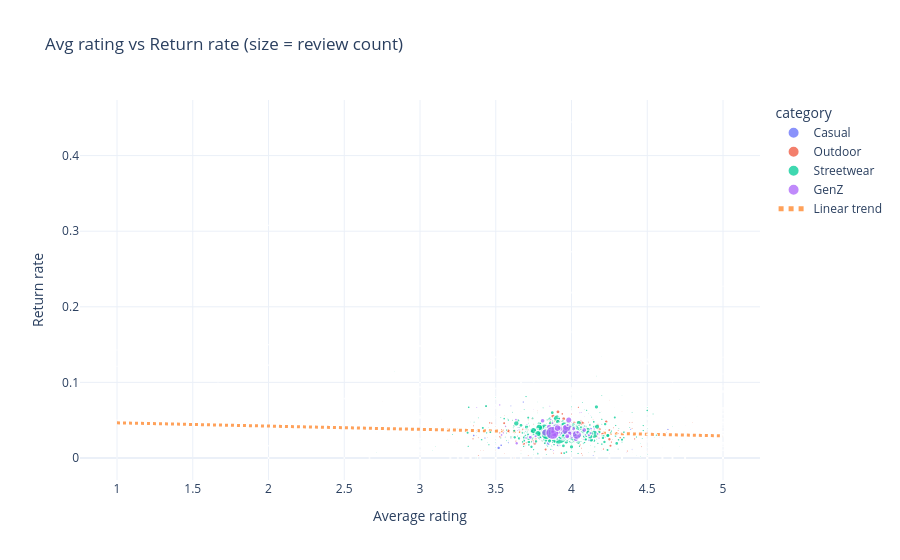
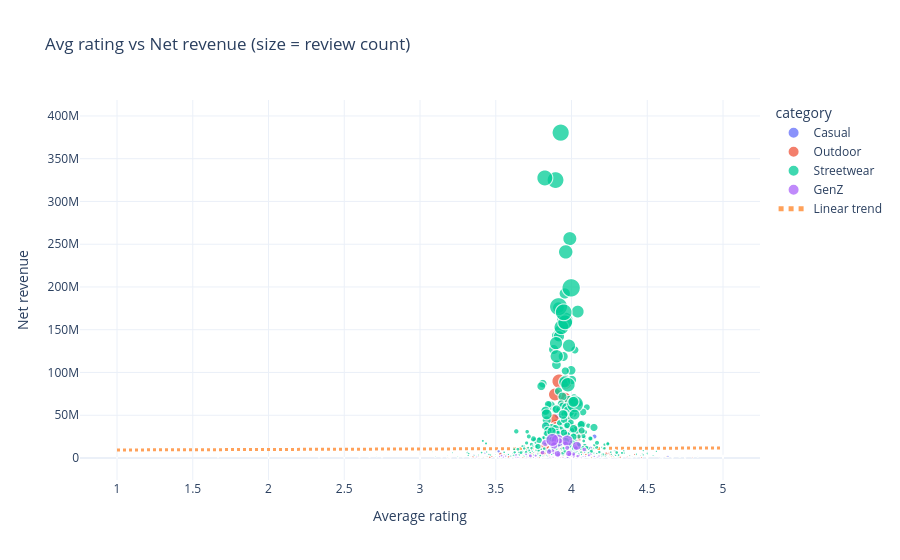

The cell these charts' notebook holds for them, in order:
### Markdown cell above
## Sentiment vs Performance (Reviews ↔ Returns / Sales)

### Code cell
# %% Sentiment vs Performance
""" MARKDOWN INSIGHT: If ratings are predictive of returns, you should see a negative relationship (higher rating → lower return rate). Outliers (high rating + high returns) often indicate fulfillment/packaging issues or expectation mismatch rather than product quality. """

if reviews_df is None or reviews_df.empty:
    print("[skip] Need reviews to analyze sentiment.")
else:
    rev = reviews_df.copy()
    rating_col = pick_first_existing(rev, ["rating", "score", "stars"])
    if rating_col is None:
        print("[skip] No rating column in reviews.")
    elif "product_id" not in rev.columns:
        print("[skip] reviews missing product_id.")
    else:
        rev[rating_col] = pd.to_numeric(rev[rating_col], errors="coerce")
        prod_reviews = rev.groupby("product_id", as_index=False).agg(
            avg_rating=(rating_col, "mean"),
            review_count=(rating_col, "size"),
        )

        # Product sales metrics from order_lines
        prod_sales = None
        if order_lines is not None and "product_id" in order_lines.columns:
            prod_sales = order_lines.groupby("product_id", as_index=False).agg(
                units_sold=("quantity", "sum") if "quantity" in order_lines.columns else ("product_id", "size"),
                net_revenue=("line_net", "sum") if "line_net" in order_lines.columns else ("product_id", "size"),
            )

        # Product returns rate
        prod_returns = None
        if returns_df is not None and "product_id" in returns_df.columns:
            ret = returns_df.copy()
            qty_col = pick_first_existing(ret, ["return_quantity", "quantity", "qty"])
            if qty_col is None:
                ret["return_quantity"] = 1.0
                qty_col = "return_quantity"
            ret[qty_col] = pd.to_numeric(ret[qty_col], errors="coerce")
            prod_returns = ret.groupby("product_id", as_index=False).agg(returns_qty=(qty_col, "sum"))

        metrics = prod_reviews.copy()
        if prod_sales is not None:
            metrics = metrics.merge(prod_sales, on="product_id", how="left")
        if prod_returns is not None:
            metrics = metrics.merge(prod_returns, on="product_id", how="left")
        metrics["returns_qty"] = metrics.get("returns_qty", 0.0).fillna(0.0)
        metrics["units_sold"] = metrics.get("units_sold", np.nan)
        metrics["return_rate"] = metrics["returns_qty"] / metrics["units_sold"].replace({0: np.nan})

        # Add category for coloring
        if products_df is not None and "product_id" in products_df.columns:
            cat = products_df[[c for c in products_df.columns if c in {"product_id", "category", "segment"}]].copy()
            metrics = metrics.merge(cat, on="product_id", how="left")
        cat_col = pick_first_existing(metrics, ["category", "segment"])

        display(metrics.sort_values("review_count", ascending=False).head(10))

        # Scatter: rating vs return rate
        plot_df = metrics.dropna(subset=["avg_rating"]).copy()
        if "return_rate" in plot_df.columns and plot_df["return_rate"].notna().any():
            fig = px.scatter(
                plot_df,
                x="avg_rating",
                y="return_rate",
                size="review_count",
                color=cat_col,
                hover_data=["product_id"],
                title="Avg rating vs Return rate (size = review count)",
                labels={"avg_rating": "Average rating", "return_rate": "Return rate"},
            )
            fig.update_traces(marker=dict(opacity=0.75))
            fig = add_regression_line(
                fig,
                x=plot_df["avg_rating"].to_numpy(dtype=float),
                y=plot_df["return_rate"].to_numpy(dtype=float),
                name="Linear trend",
            )
            fig.show()
        else:
            print("[note] Return rate not available; showing rating vs revenue instead.")

        if "net_revenue" in plot_df.columns and plot_df["net_revenue"].notna().any():
            fig2 = px.scatter(
                plot_df,
                x="avg_rating",
                y="net_revenue",
                size="review_count",
                color=cat_col,
                hover_data=["product_id"],
                title="Avg rating vs Net revenue (size = review count)",
                labels={"avg_rating": "Average rating", "net_revenue": "Net revenue"},
            )
            fig2.update_traces(marker=dict(opacity=0.75))
            fig2 = add_regression_line(
                fig2,
                x=plot_df["avg_rating"].to_numpy(dtype=float),
                y=plot_df["net_revenue"].to_numpy(dtype=float),
                name="Linear trend",
            )
            fig2.show()

        # Correlation heatmap (numeric metrics)
        numeric_cols = [c for c in ["avg_rating", "review_count", "units_sold", "net_revenue", "returns_qty", "return_rate"] if c in metrics.columns]
        corr = metrics[numeric_cols].corr(numeric_only=True)
        plt.figure(figsize=(8.8, 6.2))
        sns.heatmap(corr, annot=True, cmap="RdBu_r", center=0, fmt=".2f")
        plt.title("Correlation: Reviews vs Performance")
        plt.tight_layout()
        plt.show()

### Figure 1 — Plotly figure (JSON) as saved in the notebook; plotly's stock layout.template omitted (floating-point values rounded to 4 significant figures; data arrays with more than 128 entries replaced by an {"elided": "..."} marker saying what was removed)
{"data": [{"customdata": [[3], [4], [7], [8], [9], [10], [12], [13], [14], [15], [17], [19], [21], [23], [26], [27], [28], [31], [36], [38], [40], [42], [43], [45], [699], [702], [706], [711], [1043], [1044], [1045], [1046], [1047], [1049], [1050], [1052], [1053], [1235], [1236], [1239], [1240], [1243], [1244], [1245], [1246], [1247], [1248], [1249], [1250], [1251], [1252], [1253], [1254], [1259], [1260], [1261], [1262], [1263], [1264], [1271], [1272], [1273], [1277], [1278], [1285], [1286], [1287], [1288], [1289], [1297], [1298], [1299], [1301], [1303], [1304], [1305], [1308], [1728], [1729], [1730], [1731], [1908], [1909], [1912], [1915], [1916], [1920], [1924], [2102], [2103], [2104], [2106], [2189], [2192], [2193], [2197], [2199], [2202]], "hovertemplate": "category=Casual<br>Average rating=%{x}<br>Return rate=%{y}<br>review_count=%{marker.size}<br>product_id=%{customdata[0]}<extra></extra>", "legendgroup": "Casual", "marker": {"color": "#636efa", "opacity": 0.75, "size": [99, 28, 5, 72, 63, 3, 1, 6, 3, 4, 24, 1, 4, 4, 173, 2, 1, 28, 54, 12, 2, 3, 1, 1, 96, 241, 17, 23, 91, 22, 46, 8, 22, 92, 23, 84, 587, 2, 2, 1, 1, 12, 15, 15, 7, 1, 1, 1, 2, 19, 25, 31, 24, 12, 14, 22, 13, 5, 7, 4, 4, 4, 5, 4, 1, 28, 5, 1, 5, 5, 1, 7, 1, 2, 1, 6, 21, 3, 1, 2, 1, 52, 93, 112, 113, 280, 201, 147, 1, 16, 7, 2, 68, 120, 18, 82, 157, 31], "sizemode": "area", "sizeref": 3.99, "symbol": "circle"}, "mode": "markers", "name": "Casual", "showlegend": true, "type": "scattergl", "x": [4.152, 3.857, 3.8, 4.125, 3.857, 5.0, 5.0, 4.333, 4.0, 4.0, 3.917, 4.0, 3.5, 4.75, 3.832, 3.0, 4.0, 3.536, 3.889, 3.917, 5.0, 3.333, 3.0, 4.0, 4.083, 4.0, 4.0, 4.391, 3.824, 4.636, 4.022, 4.125, 4.0, 4.0, 3.957, 3.702, 3.922, 3.5, 4.0, 3.0, 1.0, 3.833, 3.6, 4.4, 4.0, 4.0, 4.0, 5.0, 4.0, 3.684, 3.6, 3.968, 3.583, 4.5, 4.143, 3.682, 3.846, 4.4, 3.857, 4.75, 3.5, 4.0, 4.0, 3.5, 5.0, 4.179, 3.6, 5.0, 4.6, 4.0, 2.0, 4.0, 3.0, 3.5, 1.0, 3.333, 3.429, 4.0, 5.0, 4.5, 3.0, 3.519, 3.86, 3.955, 3.867, 3.893, 3.915, 4.027, 4.0, 4.062, 4.0, 4.5, 4.118, 3.95, 3.889, 3.915, 3.841, 3.355], "xaxis": "x", "y": [0.03444, 0.02721, 0.1263, 0.03788, 0.03236, 0.01538, 0.03409, 0.0, 0.0, 0.0122, 0.0425, 0.0, 0.01456, 0.04274, 0.02677, 0.05357, 0.0, 0.01682, 0.04762, 0.04128, 0.04706, 0.0, 0.0, 0.02899, 0.03102, 0.02789, 0.05871, 0.03802, 0.03404, 0.03777, 0.03569, 0.05612, 0.01855, 0.02534, 0.04452, 0.03193, 0.03513, 0.0, 0.07273, 0.1481, 0.1212, 0.04444, 0.06885, 0.0118, 0.04974, 0.0, 0.0, 0.0, 0.0, 0.03924, 0.02595, 0.03591, 0.0206, 0.0, 0.003367, 0.074, 0.04962, 0.05333, 0.08523, 0.08333, 0.03182, 0.0, 0.0, 0.07792, 0.0, 0.0426, 0.05625, 0.02041, 0.03846, 0.0, 0.15, 0.04, 0.0, 0.02128, 0.05036, 0.04566, 0.02639, 0.01075, 0.0, 0.0, 0.05882, 0.01333, 0.03447, 0.02379, 0.03592, 0.03235, 0.03358, 0.0399, 0.0, 0.04969, 0.08904, 0.03125, 0.02433, 0.03417, 0.02718, 0.02753, 0.02009, 0.02977], "yaxis": "y"}, {"customdata": {"elided": "426x1 int values"}, "hovertemplate": "category=Outdoor<br>Average rating=%{x}<br>Return rate=%{y}<br>review_count=%{marker.size}<br>product_id=%{customdata[0]}<extra></extra>", "legendgroup": "Outdoor", "marker": {"color": "#EF553B", "opacity": 0.75, "size": {"elided": "426 int values"}, "sizemode": "area", "sizeref": 3.99, "symbol": "circle"}, "mode": "markers", "name": "Outdoor", "showlegend": true, "type": "scattergl", "x": {"elided": "426 float values"}, "xaxis": "x", "y": {"elided": "426 float values"}, "yaxis": "y"}, {"customdata": {"elided": "785x1 int values"}, "hovertemplate": "category=Streetwear<br>Average rating=%{x}<br>Return rate=%{y}<br>review_count=%{marker.size}<br>product_id=%{customdata[0]}<extra></extra>", "legendgroup": "Streetwear", "marker": {"color": "#00cc96", "opacity": 0.75, "size": {"elided": "785 int values"}, "sizemode": "area", "sizeref": 3.99, "symbol": "circle"}, "mode": "markers", "name": "Streetwear", "showlegend": true, "type": "scattergl", "x": {"elided": "785 float values"}, "xaxis": "x", "y": {"elided": "785 float values"}, "yaxis": "y"}, {"customdata": [[198], [1000], [1001], [1002], [1003], [1005], [1006], [1007], [1008], [1009], [1012], [1013], [1014], [1017], [1019], [1022], [1026], [1690], [1692], [1693], [1696], [1697], [1698], [1699], [1700], [1701], [1703], [1705], [1707], [1711], [1713], [1714], [1715], [1717], [1720], [1722], [1725], [1807], [1808], [1809], [1810], [1811], [1812], [1813], [1815], [1816], [1817], [1818], [1819], [1820], [1821], [1822], [1823], [1825], [1826], [1827], [1828], [1829], [1830], [1831], [1832], [1833], [1836], [1837], [1838], [1839], [1840], [1841], [1843], [1844], [1845], [1846], [1847], [1848], [1849], [1850], [1851], [1852], [1853], [1855], [1856], [1858], [1859], [1860], [1861], [1862], [2097], [2098], [2099], [2100], [2393], [2394], [2395], [2396], [2400], [2401], [2402], [2403], [2404], [2405], [2406], [2407], [2412]], "hovertemplate": "category=GenZ<br>Average rating=%{x}<br>Return rate=%{y}<br>review_count=%{marker.size}<br>product_id=%{customdata[0]}<extra></extra>", "legendgroup": "GenZ", "marker": {"color": "#ab63fa", "opacity": 0.75, "size": [3, 666, 130, 36, 3, 161, 88, 30, 40, 528, 22, 23, 1, 105, 38, 74, 22, 1, 15, 8, 3, 12, 18, 7, 16, 1, 29, 18, 22, 14, 2, 17, 4, 2, 8, 47, 1, 14, 8, 216, 35, 22, 14, 13, 12, 12, 20, 105, 89, 2, 6, 14, 22, 17, 40, 22, 5, 19, 95, 13, 6, 5, 12, 32, 17, 3, 7, 4, 3, 11, 39, 29, 25, 8, 3, 59, 26, 78, 38, 16, 2, 2, 82, 9, 12, 14, 56, 190, 153, 20, 91, 338, 122, 681, 185, 1, 106, 50, 23, 30, 2, 7, 165], "sizemode": "area", "sizeref": 3.99, "symbol": "circle"}, "mode": "markers", "name": "GenZ", "showlegend": true, "type": "scattergl", "x": [2.333, 3.908, 3.962, 4.0, 4.667, 3.988, 4.011, 3.7, 4.125, 3.972, 4.091, 3.652, 5.0, 4.029, 3.763, 3.973, 3.909, 4.0, 4.067, 3.75, 3.0, 4.083, 4.056, 4.0, 3.75, 4.0, 4.172, 3.944, 4.045, 4.0, 3.5, 3.882, 4.75, 3.5, 4.25, 3.638, 5.0, 3.929, 3.375, 3.884, 4.114, 3.864, 3.929, 3.923, 3.917, 3.917, 3.55, 3.886, 3.809, 4.5, 3.5, 3.643, 4.182, 3.647, 4.05, 4.0, 4.2, 3.526, 4.084, 4.077, 4.167, 3.0, 4.583, 3.875, 3.706, 5.0, 4.429, 3.5, 3.333, 4.364, 3.974, 3.724, 3.88, 3.875, 3.667, 3.729, 3.538, 4.013, 3.974, 3.375, 4.0, 3.5, 3.988, 3.778, 3.917, 3.857, 3.875, 3.826, 3.922, 4.15, 3.912, 4.036, 3.852, 3.874, 3.908, 5.0, 3.972, 4.04, 3.565, 3.633, 4.0, 4.0, 3.982], "xaxis": "x", "y": [0.02817, 0.03698, 0.04038, 0.02713, 0.1087, 0.03143, 0.03386, 0.02644, 0.03253, 0.03757, 0.03067, 0.03719, 0.03472, 0.02501, 0.02878, 0.02923, 0.01678, 0.0, 0.06044, 0.06404, 0.0814, 0.05488, 0.05979, 0.0223, 0.02114, 0.0, 0.03184, 0.02505, 0.03057, 0.04706, 0.1172, 0.009975, 0.06667, 0.1333, 0.006369, 0.01947, 0.04478, 0.01626, 0.0367, 0.02913, 0.03019, 0.05061, 0.03043, 0.017, 0.0456, 0.05446, 0.03318, 0.03087, 0.04923, 0.0, 0.04286, 0.03659, 0.02626, 0.04051, 0.03291, 0.03748, 0.01031, 0.07018, 0.03705, 0.02474, 0.0, 0.01899, 0.0277, 0.04625, 0.04444, 0.05208, 0.004762, 0.06849, 0.05102, 0.007557, 0.0438, 0.0277, 0.02716, 0.01471, 0.1, 0.02735, 0.03046, 0.03872, 0.02835, 0.06681, 0.04, 0.01587, 0.03249, 0.007663, 0.04082, 0.06853, 0.03459, 0.03364, 0.03879, 0.03837, 0.03419, 0.03071, 0.04098, 0.03321, 0.03953, 0.0, 0.02876, 0.03396, 0.04201, 0.0508, 0.0, 0.03867, 0.0502], "yaxis": "y"}, {"line": {"dash": "dot", "width": 3}, "mode": "lines", "name": "Linear trend", "type": "scatter", "x": [1.0, 1.082, 1.163, 1.245, 1.327, 1.408, 1.49, 1.571, 1.653, 1.735, 1.816, 1.898, 1.98, 2.061, 2.143, 2.224, 2.306, 2.388, 2.469, 2.551, 2.633, 2.714, 2.796, 2.878, 2.959, 3.041, 3.122, 3.204, 3.286, 3.367, 3.449, 3.531, 3.612, 3.694, 3.776, 3.857, 3.939, 4.02, 4.102, 4.184, 4.265, 4.347, 4.429, 4.51, 4.592, 4.673, 4.755, 4.837, 4.918, 5.0], "y": [0.04653, 0.04618, 0.04582, 0.04547, 0.04512, 0.04477, 0.04442, 0.04406, 0.04371, 0.04336, 0.04301, 0.04265, 0.0423, 0.04195, 0.0416, 0.04125, 0.04089, 0.04054, 0.04019, 0.03984, 0.03949, 0.03913, 0.03878, 0.03843, 0.03808, 0.03773, 0.03737, 0.03702, 0.03667, 0.03632, 0.03597, 0.03561, 0.03526, 0.03491, 0.03456, 0.03421, 0.03385, 0.0335, 0.03315, 0.0328, 0.03245, 0.03209, 0.03174, 0.03139, 0.03104, 0.03068, 0.03033, 0.02998, 0.02963, 0.02928]}], "layout": {"legend": {"itemsizing": "constant", "title": {"text": "category"}, "tracegroupgap": 0}, "title": {"text": "Avg rating vs Return rate (size = review count)"}, "xaxis": {"anchor": "y", "domain": [0, 1], "title": {"text": "Average rating"}}, "yaxis": {"anchor": "x", "domain": [0, 1], "title": {"text": "Return rate"}}}}

### Figure 2 — Plotly figure (JSON) as saved in the notebook; plotly's stock layout.template omitted (floating-point values rounded to 4 significant figures; data arrays with more than 128 entries replaced by an {"elided": "..."} marker saying what was removed)
{"data": [{"customdata": [[3], [4], [7], [8], [9], [10], [12], [13], [14], [15], [17], [19], [21], [23], [26], [27], [28], [31], [36], [38], [40], [42], [43], [45], [699], [702], [706], [711], [1043], [1044], [1045], [1046], [1047], [1049], [1050], [1052], [1053], [1235], [1236], [1239], [1240], [1243], [1244], [1245], [1246], [1247], [1248], [1249], [1250], [1251], [1252], [1253], [1254], [1259], [1260], [1261], [1262], [1263], [1264], [1271], [1272], [1273], [1277], [1278], [1285], [1286], [1287], [1288], [1289], [1297], [1298], [1299], [1301], [1303], [1304], [1305], [1308], [1728], [1729], [1730], [1731], [1908], [1909], [1912], [1915], [1916], [1920], [1924], [2102], [2103], [2104], [2106], [2189], [2192], [2193], [2197], [2199], [2202]], "hovertemplate": "category=Casual<br>Average rating=%{x}<br>Net revenue=%{y}<br>review_count=%{marker.size}<br>product_id=%{customdata[0]}<extra></extra>", "legendgroup": "Casual", "marker": {"color": "#636efa", "opacity": 0.75, "size": [99, 28, 5, 72, 63, 3, 1, 6, 3, 4, 24, 1, 4, 4, 173, 2, 1, 28, 54, 12, 2, 3, 1, 1, 96, 241, 17, 23, 91, 22, 46, 8, 22, 92, 23, 84, 587, 2, 2, 1, 1, 12, 15, 15, 7, 1, 1, 1, 2, 19, 25, 31, 24, 12, 14, 22, 13, 5, 7, 4, 4, 4, 5, 4, 1, 28, 5, 1, 5, 5, 1, 7, 1, 2, 1, 6, 21, 3, 1, 2, 1, 52, 93, 112, 113, 280, 201, 147, 1, 16, 7, 2, 68, 120, 18, 82, 157, 31], "sizemode": "area", "sizeref": 3.99, "symbol": "circle"}, "mode": "markers", "name": "Casual", "showlegend": true, "type": "scattergl", "x": [4.152, 3.857, 3.8, 4.125, 3.857, 5.0, 5.0, 4.333, 4.0, 4.0, 3.917, 4.0, 3.5, 4.75, 3.832, 3.0, 4.0, 3.536, 3.889, 3.917, 5.0, 3.333, 3.0, 4.0, 4.083, 4.0, 4.0, 4.391, 3.824, 4.636, 4.022, 4.125, 4.0, 4.0, 3.957, 3.702, 3.922, 3.5, 4.0, 3.0, 1.0, 3.833, 3.6, 4.4, 4.0, 4.0, 4.0, 5.0, 4.0, 3.684, 3.6, 3.968, 3.583, 4.5, 4.143, 3.682, 3.846, 4.4, 3.857, 4.75, 3.5, 4.0, 4.0, 3.5, 5.0, 4.179, 3.6, 5.0, 4.6, 4.0, 2.0, 4.0, 3.0, 3.5, 1.0, 3.333, 3.429, 4.0, 5.0, 4.5, 3.0, 3.519, 3.86, 3.955, 3.867, 3.893, 3.915, 4.027, 4.0, 4.062, 4.0, 4.5, 4.118, 3.95, 3.889, 3.915, 3.841, 3.355], "xaxis": "x", "y": [25100000.0, 6632000.0, 451900.0, 11440000.0, 9908000.0, 501700.0, 397400.0, 1079000.0, 440000.0, 378300.0, 3538000.0, 72810.0, 967500.0, 907700.0, 39570000.0, 246900.0, 182900.0, 5536000.0, 7655000.0, 1010000.0, 976600.0, 386100.0, 404600.0, 361300.0, 6010000.0, 20950000.0, 1618000.0, 1341000.0, 9368000.0, 1905000.0, 2912000.0, 237100.0, 1314000.0, 7595000.0, 2566000.0, 5541000.0, 52260000.0, 338700.0, 279900.0, 286400.0, 169900.0, 1609000.0, 1594000.0, 1860000.0, 2106000.0, 146600.0, 88560.0, 100600.0, 114000.0, 3195000.0, 2696000.0, 3465000.0, 3540000.0, 1332000.0, 1235000.0, 2725000.0, 2832000.0, 852400.0, 947900.0, 890200.0, 1146000.0, 420000.0, 484500.0, 692500.0, 316300.0, 6463000.0, 1206000.0, 379800.0, 653400.0, 695800.0, 355500.0, 1440000.0, 502800.0, 800700.0, 617700.0, 1008000.0, 5670000.0, 503300.0, 97490.0, 524300.0, 91270.0, 7745000.0, 5826000.0, 11690000.0, 16860000.0, 24960000.0, 17750000.0, 15250000.0, 133400.0, 3316000.0, 1798000.0, 1785000.0, 7356000.0, 9086000.0, 5777000.0, 6338000.0, 11020000.0, 3418000.0], "yaxis": "y"}, {"customdata": {"elided": "426x1 int values"}, "hovertemplate": "category=Outdoor<br>Average rating=%{x}<br>Net revenue=%{y}<br>review_count=%{marker.size}<br>product_id=%{customdata[0]}<extra></extra>", "legendgroup": "Outdoor", "marker": {"color": "#EF553B", "opacity": 0.75, "size": {"elided": "426 int values"}, "sizemode": "area", "sizeref": 3.99, "symbol": "circle"}, "mode": "markers", "name": "Outdoor", "showlegend": true, "type": "scattergl", "x": {"elided": "426 float values"}, "xaxis": "x", "y": {"elided": "426 float values"}, "yaxis": "y"}, {"customdata": {"elided": "785x1 int values"}, "hovertemplate": "category=Streetwear<br>Average rating=%{x}<br>Net revenue=%{y}<br>review_count=%{marker.size}<br>product_id=%{customdata[0]}<extra></extra>", "legendgroup": "Streetwear", "marker": {"color": "#00cc96", "opacity": 0.75, "size": {"elided": "785 int values"}, "sizemode": "area", "sizeref": 3.99, "symbol": "circle"}, "mode": "markers", "name": "Streetwear", "showlegend": true, "type": "scattergl", "x": {"elided": "785 float values"}, "xaxis": "x", "y": {"elided": "785 float values"}, "yaxis": "y"}, {"customdata": [[198], [1000], [1001], [1002], [1003], [1005], [1006], [1007], [1008], [1009], [1012], [1013], [1014], [1017], [1019], [1022], [1026], [1690], [1692], [1693], [1696], [1697], [1698], [1699], [1700], [1701], [1703], [1705], [1707], [1711], [1713], [1714], [1715], [1717], [1720], [1722], [1725], [1807], [1808], [1809], [1810], [1811], [1812], [1813], [1815], [1816], [1817], [1818], [1819], [1820], [1821], [1822], [1823], [1825], [1826], [1827], [1828], [1829], [1830], [1831], [1832], [1833], [1836], [1837], [1838], [1839], [1840], [1841], [1843], [1844], [1845], [1846], [1847], [1848], [1849], [1850], [1851], [1852], [1853], [1855], [1856], [1858], [1859], [1860], [1861], [1862], [2097], [2098], [2099], [2100], [2393], [2394], [2395], [2396], [2400], [2401], [2402], [2403], [2404], [2405], [2406], [2407], [2412]], "hovertemplate": "category=GenZ<br>Average rating=%{x}<br>Net revenue=%{y}<br>review_count=%{marker.size}<br>product_id=%{customdata[0]}<extra></extra>", "legendgroup": "GenZ", "marker": {"color": "#ab63fa", "opacity": 0.75, "size": [3, 666, 130, 36, 3, 161, 88, 30, 40, 528, 22, 23, 1, 105, 38, 74, 22, 1, 15, 8, 3, 12, 18, 7, 16, 1, 29, 18, 22, 14, 2, 17, 4, 2, 8, 47, 1, 14, 8, 216, 35, 22, 14, 13, 12, 12, 20, 105, 89, 2, 6, 14, 22, 17, 40, 22, 5, 19, 95, 13, 6, 5, 12, 32, 17, 3, 7, 4, 3, 11, 39, 29, 25, 8, 3, 59, 26, 78, 38, 16, 2, 2, 82, 9, 12, 14, 56, 190, 153, 20, 91, 338, 122, 681, 185, 1, 106, 50, 23, 30, 2, 7, 165], "sizemode": "area", "sizeref": 3.99, "symbol": "circle"}, "mode": "markers", "name": "GenZ", "showlegend": true, "type": "scattergl", "x": [2.333, 3.908, 3.962, 4.0, 4.667, 3.988, 4.011, 3.7, 4.125, 3.972, 4.091, 3.652, 5.0, 4.029, 3.763, 3.973, 3.909, 4.0, 4.067, 3.75, 3.0, 4.083, 4.056, 4.0, 3.75, 4.0, 4.172, 3.944, 4.045, 4.0, 3.5, 3.882, 4.75, 3.5, 4.25, 3.638, 5.0, 3.929, 3.375, 3.884, 4.114, 3.864, 3.929, 3.923, 3.917, 3.917, 3.55, 3.886, 3.809, 4.5, 3.5, 3.643, 4.182, 3.647, 4.05, 4.0, 4.2, 3.526, 4.084, 4.077, 4.167, 3.0, 4.583, 3.875, 3.706, 5.0, 4.429, 3.5, 3.333, 4.364, 3.974, 3.724, 3.88, 3.875, 3.667, 3.729, 3.538, 4.013, 3.974, 3.375, 4.0, 3.5, 3.988, 3.778, 3.917, 3.857, 3.875, 3.826, 3.922, 4.15, 3.912, 4.036, 3.852, 3.874, 3.908, 5.0, 3.972, 4.04, 3.565, 3.633, 4.0, 4.0, 3.982], "xaxis": "x", "y": [380300.0, 20300000.0, 16370000.0, 2558000.0, 92800.0, 5999000.0, 2547000.0, 4271000.0, 4264000.0, 20230000.0, 1762000.0, 818900.0, 145300.0, 11260000.0, 2758000.0, 3626000.0, 1388000.0, 25480.0, 196600.0, 727200.0, 173600.0, 833200.0, 854900.0, 524100.0, 558200.0, 57990.0, 953400.0, 860600.0, 963500.0, 312600.0, 149200.0, 475400.0, 289700.0, 33360.0, 472500.0, 1190000.0, 96300.0, 733100.0, 269800.0, 14460000.0, 3164000.0, 1383000.0, 225700.0, 543800.0, 1085000.0, 797400.0, 1045000.0, 6787000.0, 6358000.0, 225100.0, 693900.0, 949700.0, 2336000.0, 518100.0, 3001000.0, 2050000.0, 306100.0, 1808000.0, 9935000.0, 1987000.0, 853900.0, 195900.0, 577400.0, 1418000.0, 1195000.0, 267600.0, 737900.0, 119900.0, 154000.0, 738600.0, 1059000.0, 3531000.0, 851200.0, 1079000.0, 276800.0, 2406000.0, 2818000.0, 4589000.0, 3726000.0, 1240000.0, 158300.0, 186200.0, 4182000.0, 539000.0, 227600.0, 962400.0, 8716000.0, 17600000.0, 20070000.0, 1915000.0, 3530000.0, 14300000.0, 7411000.0, 21140000.0, 4870000.0, 46540.0, 11900000.0, 2180000.0, 2216000.0, 3518000.0, 67790.0, 165000.0, 5260000.0], "yaxis": "y"}, {"line": {"dash": "dot", "width": 3}, "mode": "lines", "name": "Linear trend", "type": "scatter", "x": [1.0, 1.082, 1.163, 1.245, 1.327, 1.408, 1.49, 1.571, 1.653, 1.735, 1.816, 1.898, 1.98, 2.061, 2.143, 2.224, 2.306, 2.388, 2.469, 2.551, 2.633, 2.714, 2.796, 2.878, 2.959, 3.041, 3.122, 3.204, 3.286, 3.367, 3.449, 3.531, 3.612, 3.694, 3.776, 3.857, 3.939, 4.02, 4.102, 4.184, 4.265, 4.347, 4.429, 4.51, 4.592, 4.673, 4.755, 4.837, 4.918, 5.0], "y": [9396000.0, 9443000.0, 9491000.0, 9538000.0, 9586000.0, 9633000.0, 9680000.0, 9728000.0, 9775000.0, 9823000.0, 9870000.0, 9917000.0, 9965000.0, 10010000.0, 10060000.0, 10110000.0, 10150000.0, 10200000.0, 10250000.0, 10300000.0, 10340000.0, 10390000.0, 10440000.0, 10490000.0, 10530000.0, 10580000.0, 10630000.0, 10680000.0, 10720000.0, 10770000.0, 10820000.0, 10870000.0, 10910000.0, 10960000.0, 11010000.0, 11060000.0, 11100000.0, 11150000.0, 11200000.0, 11250000.0, 11290000.0, 11340000.0, 11390000.0, 11430000.0, 11480000.0, 11530000.0, 11580000.0, 11620000.0, 11670000.0, 11720000.0]}], "layout": {"legend": {"itemsizing": "constant", "title": {"text": "category"}, "tracegroupgap": 0}, "title": {"text": "Avg rating vs Net revenue (size = review count)"}, "xaxis": {"anchor": "y", "domain": [0, 1], "title": {"text": "Average rating"}}, "yaxis": {"anchor": "x", "domain": [0, 1], "title": {"text": "Net revenue"}}}}
